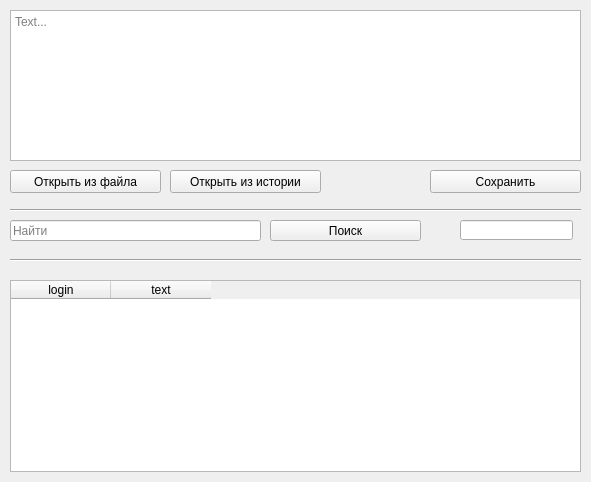
<?xml version="1.0" encoding="UTF-8"?>
<ui version="4.0">
 <class>Form</class>
 <widget class="QWidget" name="Form">
  <property name="geometry">
   <rect>
    <x>0</x>
    <y>0</y>
    <width>591</width>
    <height>482</height>
   </rect>
  </property>
  <property name="windowTitle">
   <string>Form</string>
  </property>
  <widget class="QPushButton" name="pushButton">
   <property name="geometry">
    <rect>
     <x>10</x>
     <y>170</y>
     <width>151</width>
     <height>23</height>
    </rect>
   </property>
   <property name="text">
    <string>Открыть из файла</string>
   </property>
  </widget>
  <widget class="QPushButton" name="pushButton_2">
   <property name="geometry">
    <rect>
     <x>270</x>
     <y>220</y>
     <width>151</width>
     <height>21</height>
    </rect>
   </property>
   <property name="text">
    <string>Поиск</string>
   </property>
  </widget>
  <widget class="QLineEdit" name="lineEdit_2">
   <property name="geometry">
    <rect>
     <x>10</x>
     <y>220</y>
     <width>251</width>
     <height>21</height>
    </rect>
   </property>
   <property name="placeholderText">
    <string>Найти</string>
   </property>
  </widget>
  <widget class="Line" name="line">
   <property name="geometry">
    <rect>
     <x>10</x>
     <y>200</y>
     <width>571</width>
     <height>20</height>
    </rect>
   </property>
   <property name="orientation">
    <enum>Qt::Horizontal</enum>
   </property>
  </widget>
  <widget class="QPushButton" name="pushButton_3">
   <property name="geometry">
    <rect>
     <x>430</x>
     <y>170</y>
     <width>151</width>
     <height>23</height>
    </rect>
   </property>
   <property name="text">
    <string>Сохранить</string>
   </property>
  </widget>
  <widget class="QTableWidget" name="tableWidget">
   <property name="geometry">
    <rect>
     <x>10</x>
     <y>280</y>
     <width>571</width>
     <height>192</height>
    </rect>
   </property>
   <column>
    <property name="text">
     <string>login</string>
    </property>
   </column>
   <column>
    <property name="text">
     <string>text</string>
    </property>
   </column>
  </widget>
  <widget class="QPushButton" name="pushButton_4">
   <property name="geometry">
    <rect>
     <x>170</x>
     <y>170</y>
     <width>151</width>
     <height>23</height>
    </rect>
   </property>
   <property name="text">
    <string>Открыть из истории</string>
   </property>
  </widget>
  <widget class="Line" name="line_2">
   <property name="geometry">
    <rect>
     <x>10</x>
     <y>250</y>
     <width>571</width>
     <height>20</height>
    </rect>
   </property>
   <property name="orientation">
    <enum>Qt::Horizontal</enum>
   </property>
  </widget>
  <widget class="QLineEdit" name="lineEdit_3">
   <property name="geometry">
    <rect>
     <x>460</x>
     <y>220</y>
     <width>113</width>
     <height>20</height>
    </rect>
   </property>
  </widget>
  <widget class="QTextEdit" name="textEdit">
   <property name="geometry">
    <rect>
     <x>10</x>
     <y>10</y>
     <width>571</width>
     <height>151</height>
    </rect>
   </property>
   <property name="placeholderText">
    <string>Text...</string>
   </property>
  </widget>
 </widget>
 <resources/>
 <connections/>
</ui>
